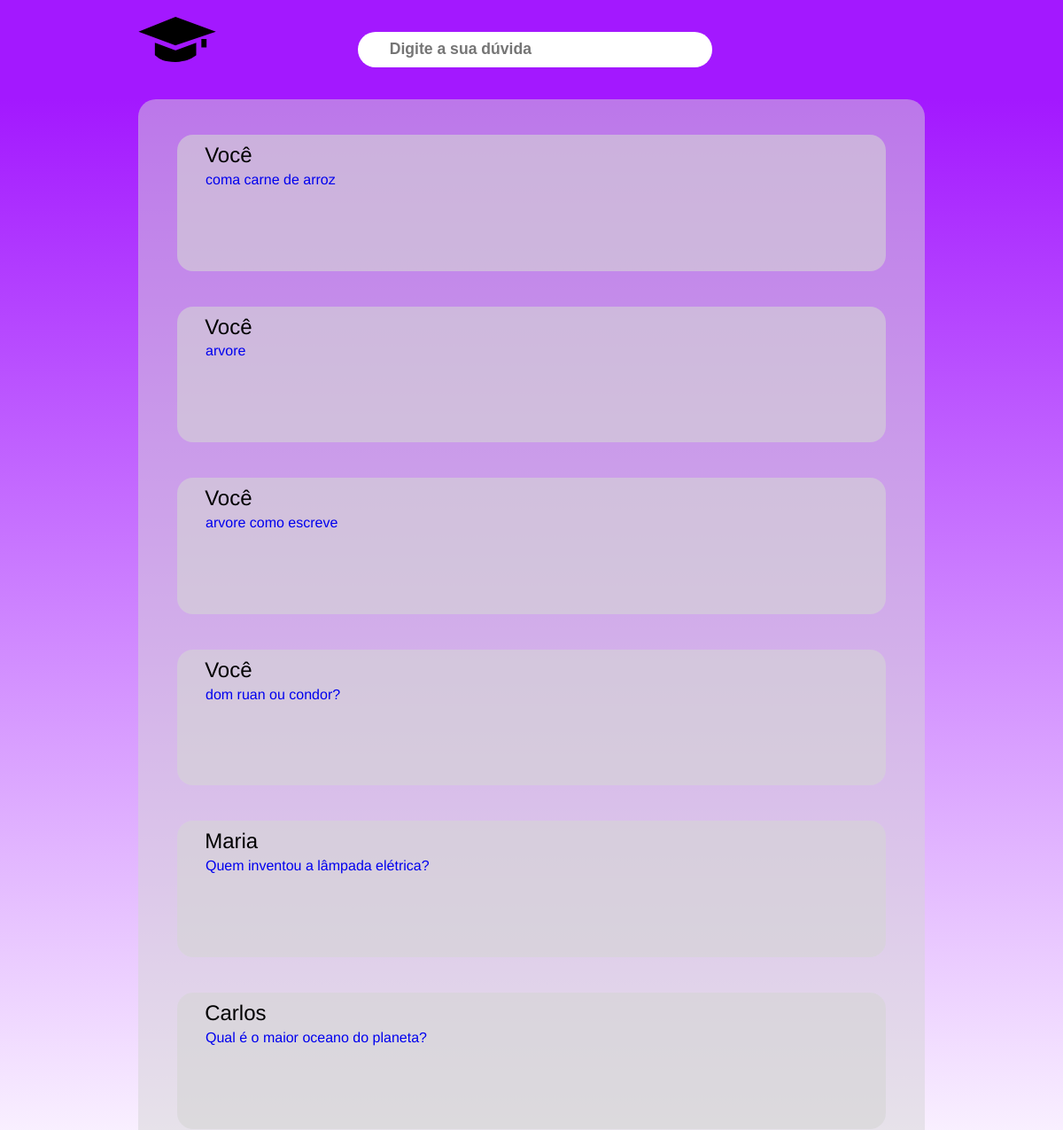
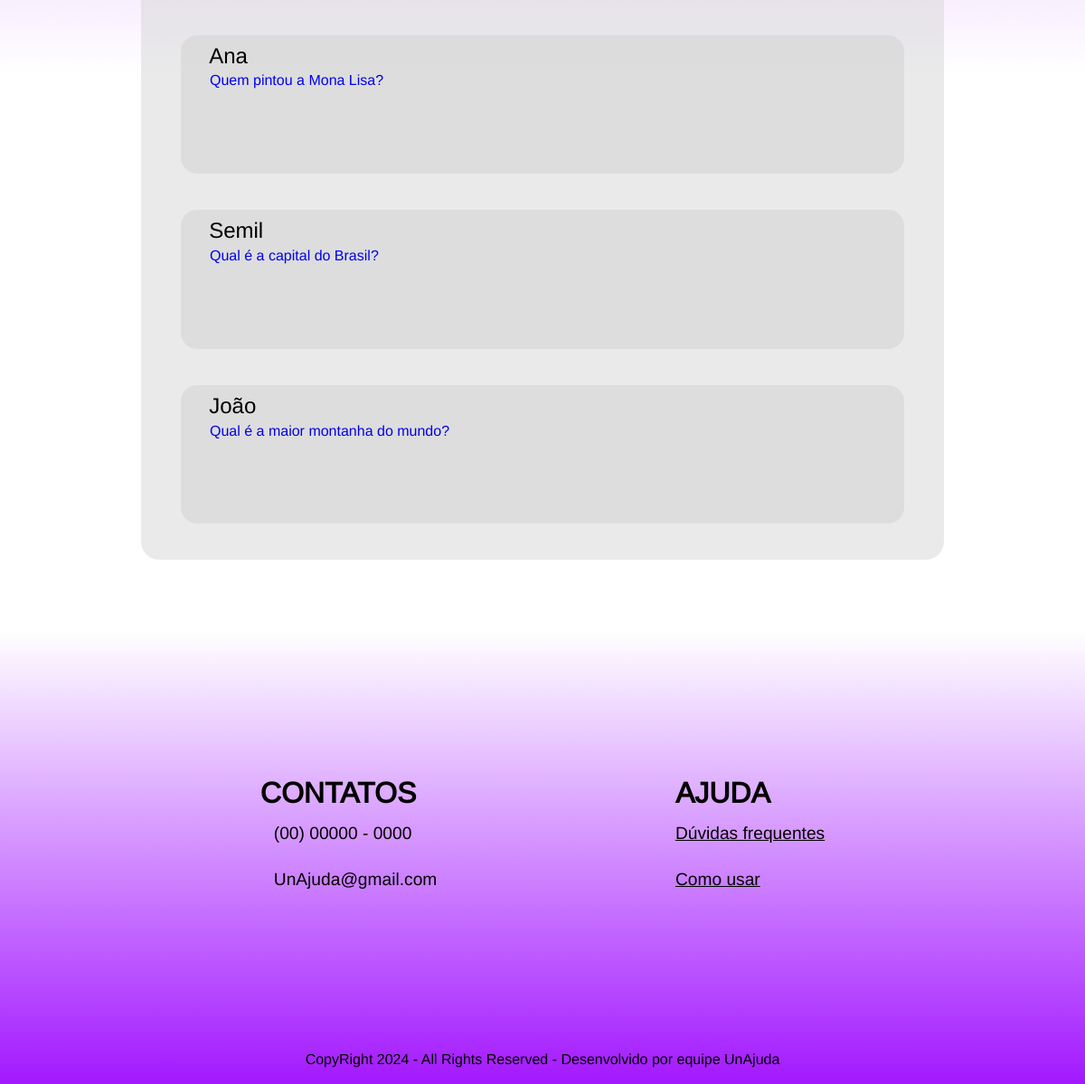
The page /pesquisa (signed in) on the database its author committed (2 pictures, top to bottom).
### tables this page shows
CREATE TABLE pergunta (
                id INTEGER PRIMARY KEY AUTOINCREMENT,
                id_usuario INTEGER NOT NULL,
                pergunta TEXT NOT NULL,
                data_criacao TIMESTAMP DEFAULT CURRENT_TIMESTAMP,
                FOREIGN KEY (id_usuario) REFERENCES usuario(id)
            );

CREATE TABLE usuario (
                id INTEGER PRIMARY KEY AUTOINCREMENT,
                nome TEXT NOT NULL,
                email TEXT NOT NULL UNIQUE,
                senha TEXT NOT NULL,
                faculdade TEXT,
                curso TEXT,
                telefone TEXT,
                foto_perfil TEXT
            );

### controles_de_rota.py (the view)
@unajuda.route('/pesquisa')
def pesquisa():
    db = get_db()
    query = request.args.get('query', '').strip()
    if query:
        perguntas_respostas = obter_perguntas_com_respostas_e_nome_usuario(db, query)
    else:
        perguntas_respostas = obter_perguntas_com_respostas_e_nome_usuario(db)
    perguntas = []
    usuario_logado_id = session.get('usuario_id')
    for pergunta_id, dados in perguntas_respostas.items():
        usuario_id = dados.get('usuario_id')
        nome_usuario = "Você" if usuario_id == usuario_logado_id else dados['nome_usuario']
        perguntas.append({
            "id": pergunta_id,
            "pergunta": dados['pergunta'],
            "nome_usuario": nome_usuario
        })
    return render_template('pagina-pesquisa.html', perguntas=perguntas)

### controles_de_rota.py (called while the page is built)
def get_db():
    if 'db' not in g:
        g.db = sqlite3.connect('usuario.db', check_same_thread=False)
    return g.db

def make_session_permanent():
    session.permanent = True
    if 'logado' in session:
        if session['logado'] and 'expiracao' in session:
            expiracao = datetime.strptime(session['expiracao'], '%Y-%m-%d %H:%M:%S')
            if datetime.now() > expiracao:
                session.pop('logado', None)
                session.pop('expiracao', None)
                flash("Sua sessão expirou. Por favor, faça login novamente.", "error")

### templates/pagina-pesquisa.html (shortened to what this page needs)
<!DOCTYPE html>
<html lang="pt-br">
<head>
    <link rel="stylesheet" href="../static/style/pagina_pesquisa/pagina-pesquisa.css">
    <link rel="stylesheet" href="../static/style/reset.css">
    <link rel="stylesheet" href="../static/style/style.css">
</head>
<body>
    <main class="pesquisa__main">
        <div class="center">
            <div class="pesquisa__header">
                <div class="pesquisa__logo">
                    <a href="/"><img src="../static/img/Logo_minimizada.svg" alt=""></a>
                </div>
                <div>
                    <form action="/pesquisa" method="get">
                        <input class="barra__pesquisa" type="search" id="buscarPerguntas" name="query" value="{{ request.args.get('query', '') }}" placeholder="Digite a sua dúvida">
                    </form>
                </div>
            </div>
        </div>
    </main>
    <section class="pesquisa">
        <div class="center">
            <div class="container__pergunta">
                <div class="ha__perguntas">
                {% if perguntas %}
                    {% for pergunta in perguntas %}
                        <div class="caixa__pergunta">
                            <h2>{{ pergunta.nome_usuario }}</h2>
                            <p><a href="/resposta/{{ pergunta.id }}">{{ pergunta.pergunta }}</a></p>
                        </div>
                        {% endfor %}
                    </div>
                {% else %}
                    <div class="caixa__pergunta2">
                        <h2>Não há perguntas disponíveis.</h2>
                        <a href="/pergunta" class="registro-header-btn">Adicionar Pergunta</a>
                    </div>
                    {% endif %}
            </div>
        </div>
    </section>
    <footer class="footer">
        <div class="center">
            <div class="duvidas-contatos">
                <div class="contatos">
                    <h2>CONTATOS</h2>
                    <p><i class="fa-brands fa-whatsapp"></i>(00) 00000 - 0000</p>
                    <p><i class="fa-regular fa-envelope"></i>UnAjuda@gmail.com</p>
                </div>
                <div class="duvidas">
                    <h2>AJUDA</h2>
                    <a href="#">Dúvidas frequentes</a>
                    <a href="#">Como usar</a>
                </div>
            </div>
            <div class="direitos">
                <p>CopyRight  2024 - All Rights Reserved - Desenvolvido por equipe UnAjuda</p>
            </div>
        </div>
    </footer>
</body>
</html>

### static/style/pagina_pesquisa/pagina-pesquisa.css (style rules this page uses)
.pesquisa__main { height: 14vh; background-color: var(--cor-principal); }
.pesquisa__header { background-color: #A318FF; display: flex; align-items: center; justify-content: space-between; height: 100%; margin-left: 0.15em; }
.pesquisa__logo img { background-repeat: no-repeat; height: 6.4vh; margin-top: -20px; cursor: pointer; margin-left: -0.19em; }
.barra__pesquisa { border-radius: 85px; font-weight: bold; background-color: #fff; outline: none; border: none; height: 5.12vh; width: 33.333vw; margin-left: 9em; margin-right: 16em; font-size: 1.1em; padding-left: 2em; }
.pesquisa { background: linear-gradient(0deg, rgba(255,255,255,1) 30%, rgba(163,24,255,1) 100%); }
.container__pergunta { display: flex; border-radius: 20px; background-color: rgba(214, 214, 214, .5); padding-top: 2.5em; justify-content: center; align-items: center; }
.caixa__pergunta { background-color: rgba(214, 214, 214, .6); border-radius: 18px; cursor: pointer; margin-bottom: 2.5em; height: 19.2vh; width: 66.667vw ; }
.caixa__pergunta h2 { font-weight: lighter; padding-left: 1.3em; padding-top: 0.5em; }
.caixa__pergunta p { padding-left: 2em; padding-right: 2em; padding-top: 0.3em; }

### static/style/style.css (style rules this page uses)
:root { --cor-principal: #A318FF; --cor-ouro: #FFD700; --cor-prata: #C0C0C0; --cor-bronze :#CD7F32; }
.center { margin: 0 13%; height: 100%; }

### static/style/pagina_principal/footer-pagina-principal.css (style rules this page uses)
.footer { background: rgb(255,255,255); background: linear-gradient(180deg, rgba(255,255,255,1) 0%, rgba(163,24,255,1) 100%); height: 500px; margin-top: 80px; }
.footer .duvidas-contatos { width: 100%; height: 93%; display: flex; justify-content: space-around; align-items: center; }
.footer .duvidas-contatos h2 { font-size: 2rem; }
.footer .duvidas-contatos .contatos p { font-size: 1.2rem; padding: 15px 0; }
.footer .duvidas-contatos .contatos p i { padding: 0 15px 0 0; }
.footer .duvidas-contatos .duvidas a { display: flex; font-size: 1.2rem; padding: 15px 0; text-decoration:underline; color: black; }
.direitos { display: flex; justify-content: center; align-items: center; font-size: 1rem; }

### rows shown on the page
pergunta: nome_usuario "Você", pergunta "coma carne de arroz"
pergunta: nome_usuario "Você", pergunta "arvore"
pergunta: nome_usuario "Você", pergunta "arvore como escreve"
pergunta: nome_usuario "Você", pergunta "dom ruan ou condor?"
pergunta: nome_usuario "Maria", pergunta "Quem inventou a lâmpada elétrica?"
pergunta: nome_usuario "Carlos", pergunta "Qual é o maior oceano do planeta?"
pergunta: nome_usuario "Ana", pergunta "Quem pintou a Mona Lisa?"
pergunta: nome_usuario "Semil", pergunta "Qual é a capital do Brasil?"
pergunta: nome_usuario "João", pergunta "Qual é a maior montanha do mundo?"
